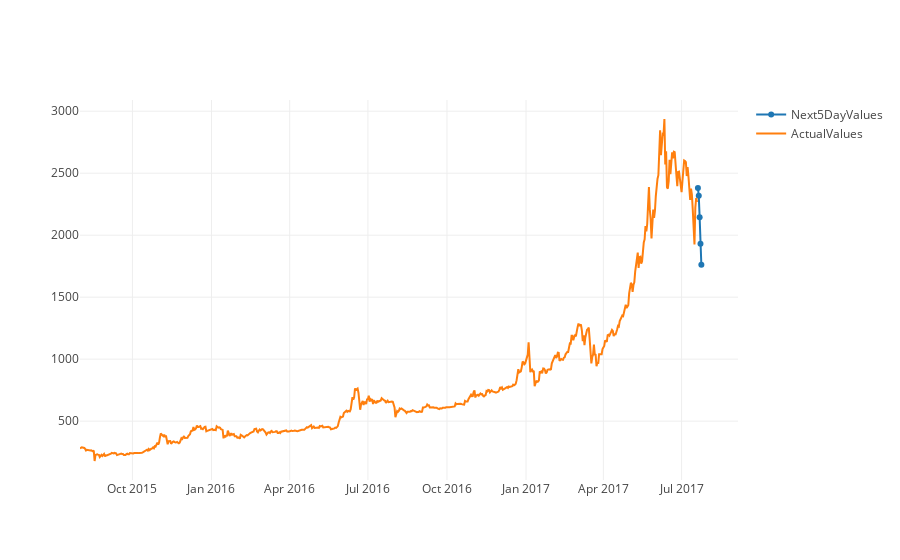

Notebook code for this chart:
### Code cell
our_Predict = go.Scatter( x = prediction.index, y = prediction.predictionPrice, name = 'Next5DayValues')

iplot([our_Predict, ActualValues])

### Figure 1 — Plotly figure (JSON) as saved in the notebook; plotly's stock layout.template omitted (floating-point values rounded to 4 significant figures; data arrays with more than 128 entries replaced by an {"elided": "..."} marker saying what was removed)
{"data": [{"name": "Next5DayValues", "type": "scatter", "x": ["2017-07-20", "2017-07-21", "2017-07-22", "2017-07-23", "2017-07-24"], "y": [2380.0, 2318.0, 2144.0, 1930.0, 1762.0]}, {"name": "ActualValues", "type": "scatter", "x": {"elided": "719 str values"}, "y": {"elided": "719 float values"}}], "layout": {}}
